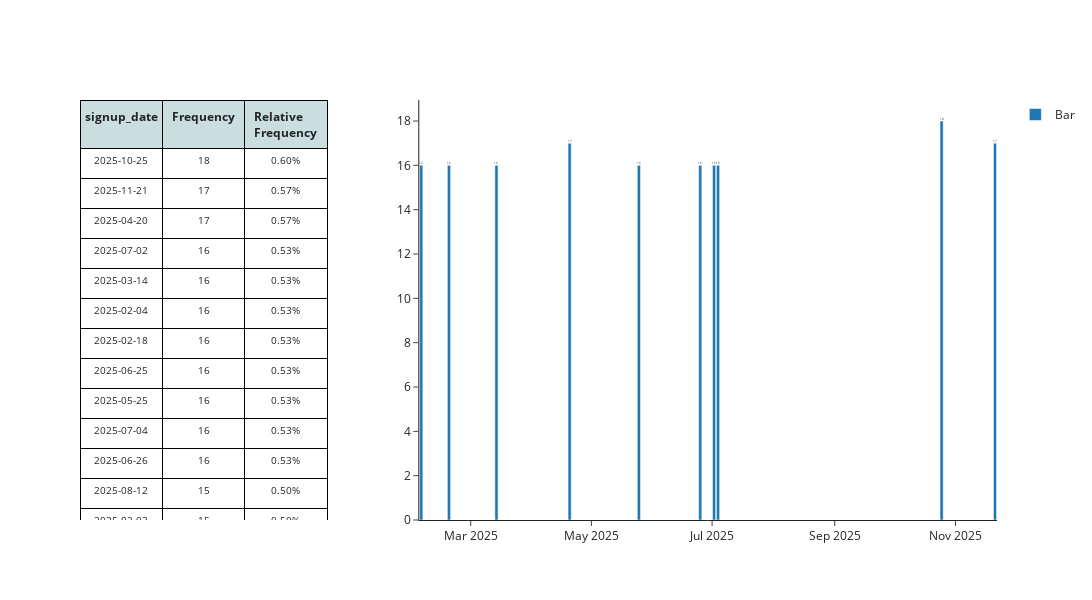

The code cell stored with this chart in its notebook:
### Markdown cell above
### signup_date

### Code cell
styled_df, fig = mk.frequency_table_and_bar(customers_df, 'signup_date')
styled_df['signup_date'] = styled_df['signup_date'].dt.strftime('%Y-%m-%d')
mk.stack_plotly_figure_with_styled_dataframe(fig, styled_df)

### Figure 1 — Plotly figure (JSON) as saved in the notebook; plotly's stock layout.template omitted (floating-point values rounded to 4 significant figures; data arrays with more than 128 entries replaced by an {"elided": "..."} marker saying what was removed)
{"data": [{"cells": {"align": "center", "fill": {"color": {"elided": "1x335 str values"}}, "font": {"size": 10}, "height": 30, "line": {"color": "black"}, "values": {"elided": "3x335 str values"}}, "domain": {"x": [0, 0.27], "y": [0, 1]}, "header": {"align": "center", "fill": {"color": "#cadee0"}, "font": {"size": 12}, "line": {"color": "black"}, "values": ["<b>signup_date</b>", "<b>Frequency</b>", "<b>Relative Frequency</b>"]}, "type": "table"}, {"customdata": [0.6, 0.5667, 0.5667, 0.5333, 0.5333, 0.5333, 0.5333, 0.5333, 0.5333, 0.5333], "hovertemplate": "<b>%{x}</b><br>Frequency: %{y:,}<br>Relative Frequency: %{customdata:.2%}<extra></extra>", "marker": {"color": ["#1f77b4", "#1f77b4", "#1f77b4", "#1f77b4", "#1f77b4", "#1f77b4", "#1f77b4", "#1f77b4", "#1f77b4", "#1f77b4"]}, "name": "Bar", "text": ["18", "17", "17", "16", "16", "16", "16", "16", "16", "16"], "textposition": "outside", "type": "bar", "x": ["2025-10-25", "2025-11-21", "2025-04-20", "2025-07-02", "2025-03-14", "2025-02-04", "2025-02-18", "2025-06-25", "2025-05-25", "2025-07-04"], "xaxis": "x", "y": [18, 17, 17, 16, 16, 16, 16, 16, 16, 16], "yaxis": "y"}], "layout": {"height": 600, "showlegend": true, "title": {"text": ""}, "width": 1200, "xaxis": {"anchor": "y", "domain": [0.37, 1]}, "yaxis": {"anchor": "x", "domain": [0, 1]}}}
